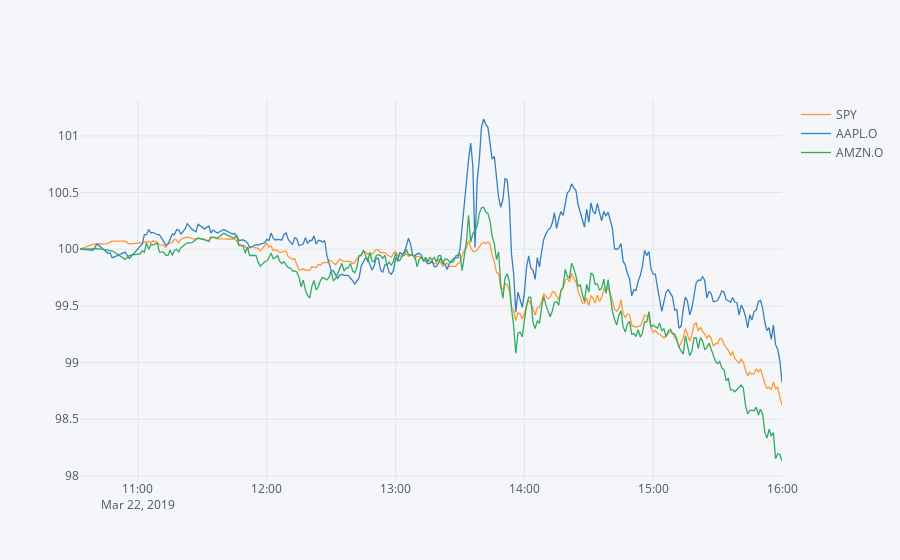

This figure's notebook cell:
### Code cell
data.normalize().iplot(kind='lines')

### Figure 1 — Plotly figure (JSON) as saved in the notebook; plotly's stock layout.template omitted (floating-point values rounded to 4 significant figures; data arrays with more than 128 entries replaced by an {"elided": "..."} marker saying what was removed)
{"data": [{"line": {"color": "rgba(255, 153, 51, 1.0)", "dash": "solid", "shape": "linear", "width": 1.3}, "mode": "lines", "name": "SPY", "text": "", "type": "scatter", "x": {"elided": "292 str values"}, "y": {"elided": "292 float values"}}, {"line": {"color": "rgba(55, 128, 191, 1.0)", "dash": "solid", "shape": "linear", "width": 1.3}, "mode": "lines", "name": "AAPL.O", "text": "", "type": "scatter", "x": {"elided": "292 str values"}, "y": {"elided": "292 float values"}}, {"line": {"color": "rgba(50, 171, 96, 1.0)", "dash": "solid", "shape": "linear", "width": 1.3}, "mode": "lines", "name": "AMZN.O", "text": "", "type": "scatter", "x": {"elided": "292 str values"}, "y": {"elided": "292 float values"}}], "layout": {"legend": {"bgcolor": "#F5F6F9", "font": {"color": "#4D5663"}}, "paper_bgcolor": "#F5F6F9", "plot_bgcolor": "#F5F6F9", "title": {"font": {"color": "#4D5663"}}, "xaxis": {"gridcolor": "#E1E5ED", "showgrid": true, "tickfont": {"color": "#4D5663"}, "title": {"font": {"color": "#4D5663"}, "text": ""}, "zerolinecolor": "#E1E5ED"}, "yaxis": {"gridcolor": "#E1E5ED", "showgrid": true, "tickfont": {"color": "#4D5663"}, "title": {"font": {"color": "#4D5663"}, "text": ""}, "zerolinecolor": "#E1E5ED"}}}
